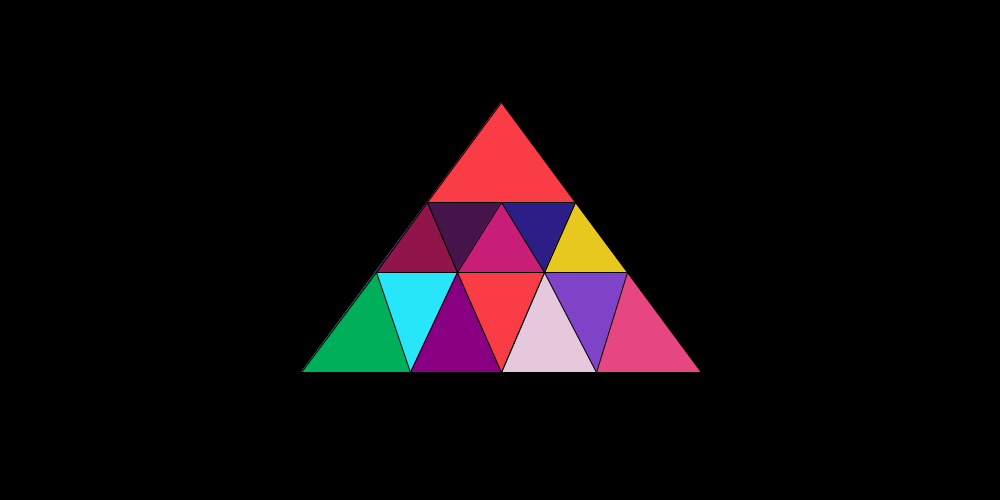
Frame 1 (no input)
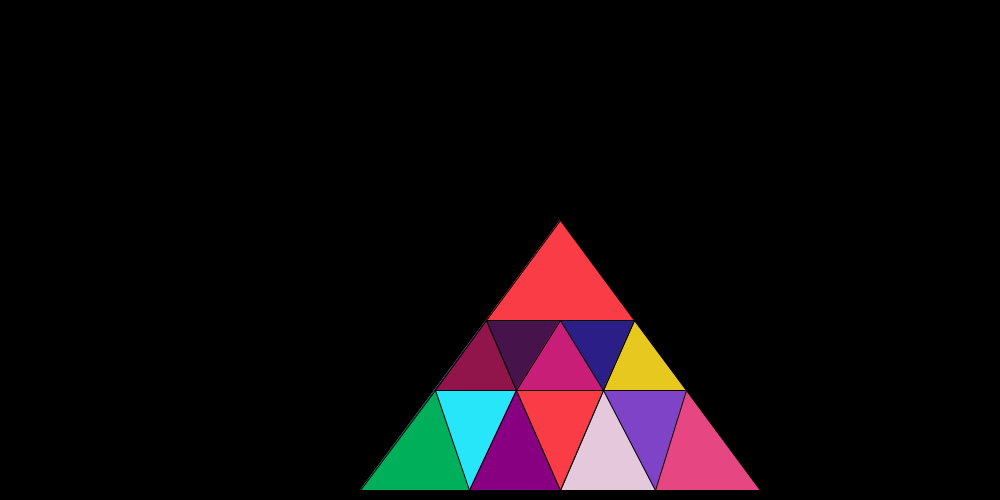
Frame 60 (the mouse pressed at the canvas centre just before this capture)
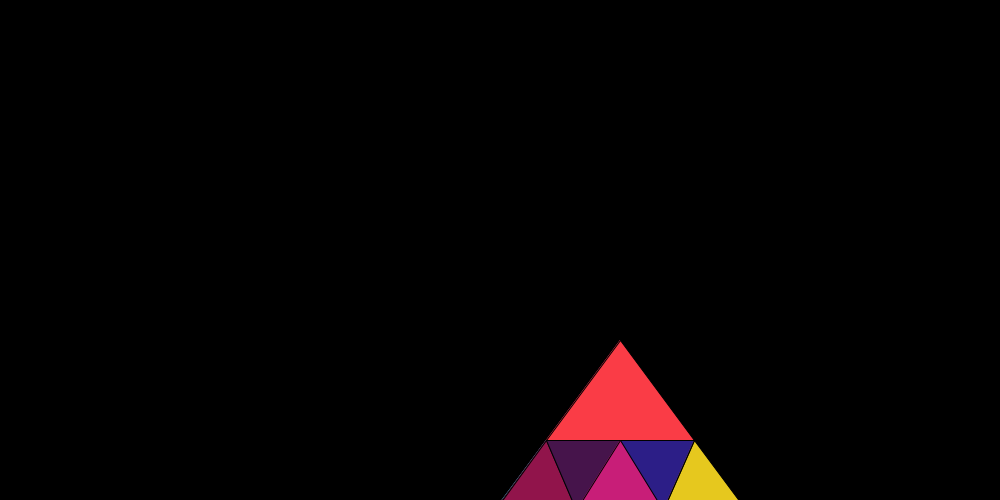
Frame 120 (the mouse held since frame 60 and released just before this capture)

The Processing sketch that drew these frames (run headless with seeded random() and noise(); from frame 60 on, the mouse is pressed at the canvas centre):

// Processing sketch: processing_72273
// ── processing_72273.pde

Pyramid myPyramid1;
Pyramid myPyramid2;
Pyramid myPyramid3;
Pyramid myPyramid4;
Pyramid myPyramid5;
Pyramid myPyramid6;
Pyramid myPyramid7;
Pyramid myPyramid8;
Pyramid myPyramid9;
Pyramid myPyramid10;
Pyramid myPyramid11;
Pyramid myPyramid12;
Pyramid myPyramid13;

void setup(){
  size(1000,500); //Set the size of the window
  myPyramid1=new Pyramid(300,370,500,100,700,370,color(200,30,120));
  myPyramid2=new Pyramid(426,200,500,100,574,200,color(250,60,70));
  myPyramid3=new Pyramid(300,370,426,200,500,370,color(40,230,250));
  myPyramid4=new Pyramid(500,370,574,200,700,370,color(127,67,200));
  myPyramid5=new Pyramid(375,270,426,200,456,270,color(145,20,75));
  myPyramid6=new Pyramid(300,370,375,270,409,370,color(0,175,89));
  myPyramid7=new Pyramid(409,370,456,270,500,370,color(136,0,129));
  myPyramid8=new Pyramid(543,270,574,200,626,270,color(230,200,30));
  myPyramid9=new Pyramid(500,370,543,270,595,370,color(230,200,220));
  myPyramid10=new Pyramid(595,370,626,270,700,370,color(230,70,130));
  myPyramid11=new Pyramid(500,370,456,270,543,270,color(250,60,70));
  myPyramid12=new Pyramid(456,270,426,200,500,200,color(70,20,75));
  myPyramid13=new Pyramid(543,270,500,200,574,200,color(44,30,135));
}

void draw(){
  background(0);
  myPyramid1.move();
  myPyramid1.display();
  myPyramid2.move();
  myPyramid2.display();
  myPyramid3.move();
  myPyramid3.display();
  myPyramid4.move();
  myPyramid4.display();
  myPyramid5.move();
  myPyramid5.display();
  myPyramid6.move();
  myPyramid6.display();
  myPyramid7.move();
  myPyramid7.display();
  myPyramid8.move();
  myPyramid8.display();
  myPyramid9.move();
  myPyramid9.display();
  myPyramid10.move();
  myPyramid10.display();
  myPyramid11.move();
  myPyramid11.display();
  myPyramid12.move();
  myPyramid12.display();
  myPyramid13.move();
  myPyramid13.display();
}

class Pyramid{
  
  float posx;
  float posy;
  float pos2x;
  float pos2y;
  float pos3x;
  float pos3y;
  color c;
  
  Pyramid(float tempposX, float tempposY, float temppos2X, float temppos2Y, float temppos3X, float temppos3Y, color tempC){
    posx=tempposX;
    posy=tempposY;
    pos2x=temppos2X;
    pos2y=temppos2Y;
    pos3x=temppos3X;
    pos3y=temppos3Y;
    c=tempC;
  }
  
  void display(){
    stroke(0);
    fill(c);
    triangle(posx,posy,pos2x,pos2y,pos3x,pos3y);
  }
  
  void move(){
    posx=posx+1;
    pos2x=pos2x+1;
    pos3x=pos3x+1;
    posy=posy+2;
    pos2y=pos2y+2;
    pos3y=pos3y+2;
  }
}

    
  
